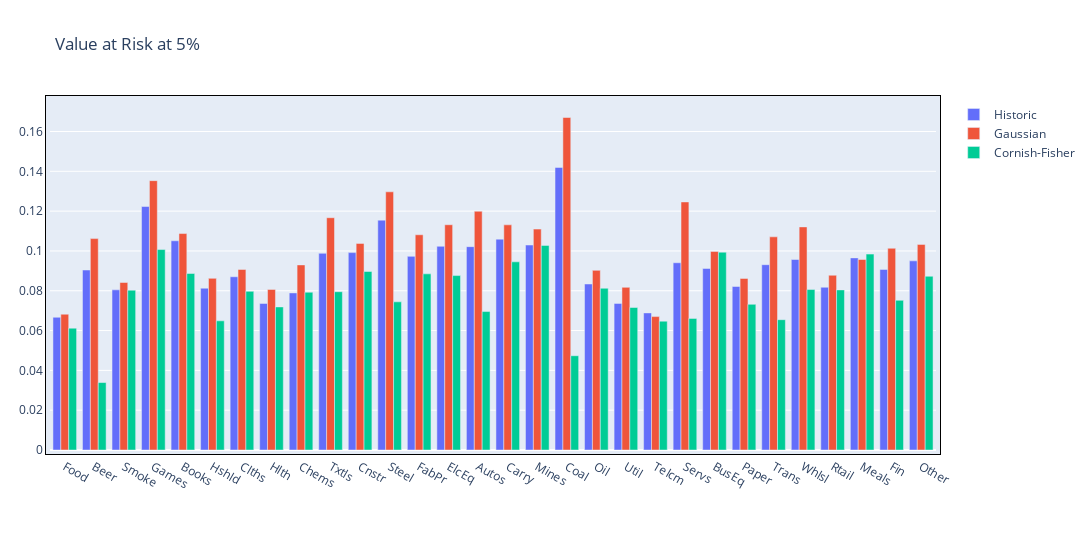

The code cell stored with this chart in its notebook:
### Code cell
df_var = erk.var_analysis(df_ind, level=5)

### Figure 1 — Plotly figure (JSON) as saved in the notebook; plotly's stock layout.template omitted (floating-point values rounded to 4 significant figures)
{"data": [{"name": "Historic", "type": "bar", "x": ["Food", "Beer", "Smoke", "Games", "Books", "Hshld", "Clths", "Hlth", "Chems", "Txtls", "Cnstr", "Steel", "FabPr", "ElcEq", "Autos", "Carry", "Mines", "Coal", "Oil", "Util", "Telcm", "Servs", "BusEq", "Paper", "Trans", "Whlsl", "Rtail", "Meals", "Fin", "Other"], "y": [0.06667, 0.09041, 0.08045, 0.1223, 0.1051, 0.08127, 0.08702, 0.07361, 0.07891, 0.0988, 0.09915, 0.1155, 0.09728, 0.1023, 0.1021, 0.1059, 0.103, 0.1419, 0.08339, 0.07364, 0.06888, 0.09407, 0.09121, 0.08214, 0.09309, 0.0957, 0.08175, 0.09651, 0.0907, 0.09501]}, {"name": "Gaussian", "type": "bar", "x": ["Food", "Beer", "Smoke", "Games", "Books", "Hshld", "Clths", "Hlth", "Chems", "Txtls", "Cnstr", "Steel", "FabPr", "ElcEq", "Autos", "Carry", "Mines", "Coal", "Oil", "Util", "Telcm", "Servs", "BusEq", "Paper", "Trans", "Whlsl", "Rtail", "Meals", "Fin", "Other"], "y": [0.06823, 0.1062, 0.08415, 0.1353, 0.1087, 0.08622, 0.09071, 0.08067, 0.09298, 0.1167, 0.1038, 0.1297, 0.1081, 0.1132, 0.1199, 0.1131, 0.111, 0.167, 0.09024, 0.08171, 0.06703, 0.1246, 0.09978, 0.0862, 0.1071, 0.1121, 0.08779, 0.09572, 0.1013, 0.1033]}, {"name": "Cornish-Fisher", "type": "bar", "x": ["Food", "Beer", "Smoke", "Games", "Books", "Hshld", "Clths", "Hlth", "Chems", "Txtls", "Cnstr", "Steel", "FabPr", "ElcEq", "Autos", "Carry", "Mines", "Coal", "Oil", "Util", "Telcm", "Servs", "BusEq", "Paper", "Trans", "Whlsl", "Rtail", "Meals", "Fin", "Other"], "y": [0.06121, 0.03388, 0.08029, 0.1007, 0.08868, 0.06489, 0.07971, 0.07188, 0.07926, 0.07952, 0.08967, 0.07444, 0.08849, 0.08762, 0.06954, 0.09453, 0.1028, 0.04736, 0.08124, 0.07158, 0.06472, 0.06611, 0.09938, 0.07318, 0.06547, 0.0806, 0.08044, 0.0984, 0.0752, 0.08727]}], "layout": {"autosize": false, "barmode": "group", "height": 550, "margin": {"b": 100, "l": 50, "pad": 4, "r": 50, "t": 100}, "title": {"text": "Value at Risk at 5%"}, "width": 1150, "xaxis": {"linecolor": "black", "linewidth": 1, "mirror": true}, "yaxis": {"linecolor": "black", "linewidth": 1, "mirror": true}}}
